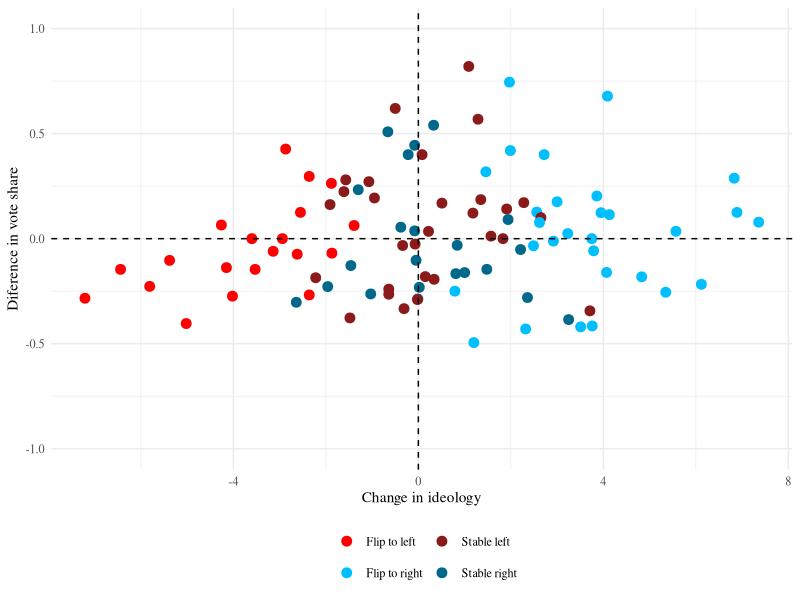

This chart was generated by the following R code:
# Simulacion índice de estabilidad


library(dplyr)
library(ggplot2)
library(ggplot2)
set.seed(20)

i = 100
a0_raw <- data.frame(
  "Candidate.Idiology" = 1:i,
  "vote.share.t1" = sample(c(50:100/100),i, replace = T),
  "vote.share.t2" = sample(c(50:100/100),i, replace = T),
  "ideology.t1" = sample(c(100:900/100),i, replace = T),
  "ideology.t2" = sample(c(100:900/100),i, replace = T)) %>% 
  mutate(vote.dif = (vote.share.t2-vote.share.t1)/vote.share.t1,
         ideology.dif = (ideology.t2-ideology.t1))%>% 
  mutate(change.type =
           case_when(ideology.t1 > 5 & ideology.t2 > 5~"Stable right",
                     ideology.t1 < 5 & ideology.t2 < 5~"Stable left",
                     ideology.t1 < 5 & ideology.t2 > 5~"Flip to right",
                     ideology.t1 > 5 & ideology.t2 < 5~"Flip to left"))

a0_raw %>% 
  ggplot(aes(ideology.dif, vote.dif, color = change.type))+
  geom_point(, size = 3)+
  scale_color_manual(values = c("red","deepskyblue","firebrick4","deepskyblue4"))+
  geom_hline(yintercept = 0, lty = 2)+
  geom_vline(xintercept = 0, lty = 2)+
  theme_minimal()+
  coord_cartesian(ylim = c(-1,1))+
  labs(y = "Diference in vote share", x  = "Change in ideology",
       color = "")+
  theme(text = element_text(family = "serif"),
        legend.position = "bottom") +
  guides(color = guide_legend(nrow = 2))



